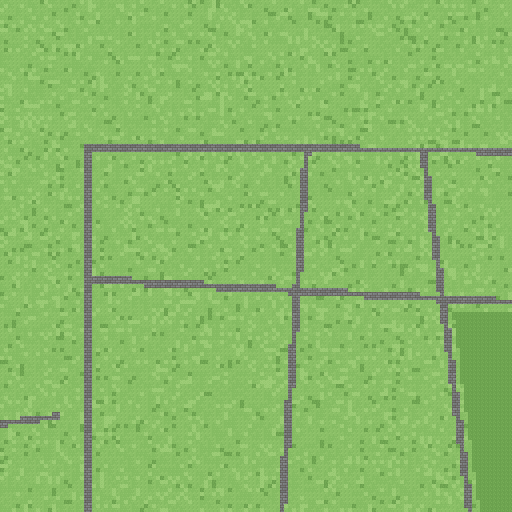
#> input picture assets/_ground_src/g0_0.png, 1024 x 1024 px (shown at 1/2 size)
$ python -i bake_ground_detail.py   (imports and definitions only)
#> lines starting #> are read from the running program, lines starting #| are printed output that depends on the picture; after the words box and inside, x2 and y2 are one past the last pixel; in counts of white or black regions, pixels touching at a corner belong together
#> further down, picture is the input picture: PIL image 1024x1024 RGB; mean R, G, B 135.5, 185.3, 102.2
#!/usr/bin/env python3
# -*- coding: utf-8 -*-
"""地面「静态质感」二次烘焙 —— 投影/AO + 草地分层 + 路面细节。

本轮只做**图书馆周边小样**：默认只出前后对比图，不写 assets/ground/*.png。
用户确认方向后，`--apply --force` 才是全图铺开入口。

## 幂等链（为什么不直接改 PNG）
    assets/_ground_src/  ->  bake_roads.build()  ->  detail.apply()  ->  bake_road_edge.save()
`bake_roads.py` 每次全量重算会 100% 冲掉任何手写进 ground/ 的新层
（`bake_channels.py` 就踩过这个坑）。本模块只提供纯函数 apply(im, ox, oy, world)，
作用于「最终烘焙后的马赛克图」，天然是这条链上的一环。

## 颜色红线（违反会连锁破坏道具摆放/河道/夜间窗光）
  * `tools/place_life_props.py:49` 用 `max(r,g,b)-min(r,g,b)<=12 and 92<=r<=182` 认路面，
    401 个道具的候选点由此而来。
  * `tools/bake_channels.py:52` 用精确 4 色认水面；`bake_roads.py:52` 另有容差 8 的水掩码。
  * 草地 g 主导（g>=r 且 g>=b）。
因此所有明暗调制都用**单调通道压缩 LUT**：`f(v)=v (v<92)` / `92+(v-92)*k (v>=92)`。
三个通道过同一个 LUT → spread 只减不增、r 下限 92 不掉、g 主导不变。
最后再加一层「分类回滚」兜底：任何让 is_road / 草地 / 水 掩码变化的像素直接恢复原值。

## 用法
    python tools/bake_ground_detail.py                  # 出小样对比图（不写地面，默认自检）
    python tools/bake_ground_detail.py --apply --force  # 全图铺开（本轮不跑）
    python tools/bake_ground_detail.py --box x0,y0,x1,y1 --scale 1.5
"""
import json
import os
import random
import sys
from functools import lru_cache

from PIL import Image, ImageChops, ImageDraw, ImageEnhance, ImageFilter, ImageFont

HERE = os.path.dirname(os.path.abspath(__file__))
ROOT = os.path.dirname(HERE)
WORLD_JSON = os.path.join(ROOT, "assets", "world.json")
GROUND = os.path.join(ROOT, "assets", "ground")
OUT_LIB = os.path.join(ROOT, "shot_ground_detail_lib.png")
OUT_CLOSE = os.path.join(ROOT, "shot_ground_detail_closeup.png")

# 与 bake_road_edge.py / bake_roads.py 保持一致
CELL = 8
CHUNK = 1024
COLS, ROWS = 4, 7
WORLD_W, WORLD_H = 3392, 6400
ROAD_MIN, ROAD_MAX, ROAD_SPREAD = 92, 182, 12
WATER_COLORS = [(104, 146, 132), (120, 164, 146), (88, 128, 116), (142, 188, 164)]
WATER_TOL = 8

DETAIL_SEED = 20261110
# 图书馆（box 215.8,316.1 - 277.9,379.5 格）及周边，含道路、草坪、水岸
LIB_BOX = (1560, 2360, 2380, 3180)
CLOSE_BOX = (1580, 2680, 2180, 2980)   # 同时含弧形路 / 草地 / 水岸

# ---- 强度 ----
SHADOW_K = 0.64            # 最暗版压缩系数（仅 >=92 的通道被压）
# 建筑影分三段由近到远渐淡；只画建筑**外侧**的扫掠区，内部交给建筑 sprite 遮挡。
# 填满 poly 内部会在对比图里变成一大块污渍，而且建筑底面积比 poly 小。
SHADOW_SWEEP = ((0.42, 160), (0.75, 112), (1.0, 66))
SHADOW_CONTACT = 225       # 楼脚 3px 接触 AO
SHADOW_TREE = 108          # 树冠影
SUN = (0.62, 0.38)         # 光从西北来，影子投向右下
GRASS_AMP = (64, 38, 16)   # 大/中/小三尺度噪声幅度
GRASS_CONTRAST = 1.25      # 噪声对比度：拉太狠会变成方块迷彩
GRASS_BRIGHT, GRASS_DARK = 1.10, 0.88
TUFT_DARK = 0.78
TUFT_DENSITY = 600
# 路面细节色全部满足 is_road（r∈[92,182] 且 spread<=12），画上去不改变分类
DETAIL_COLORS = {
    "manhole": (108, 110, 113),
    "patch": (136, 138, 141),
    "crack": (100, 102, 105),
    "wear": (143, 145, 148),
}
DETAIL_DENSITY = 12000     # 每 N 平方像素撒 1 个细节候选


# ---------------------------------------------------------------- 基础工具
# [11 lines left out: functions _hash8, _nz, not called in this run]


def _diff_mask(a, b):
    return ImageChops.difference(a, b).point(lambda v: 255 if v else 0)


# [6 lines left out: function _pix_changed, not called in this run]


def load_world():
    with open(WORLD_JSON, encoding="utf-8") as f:
        return json.load(f)


# [16 lines left out: function load_ground, not called in this run]


def road_mask(im):
    """与 bake_road_edge.road_mask / place_life_props.is_road 完全同判定。"""
    r, g, b = im.split()
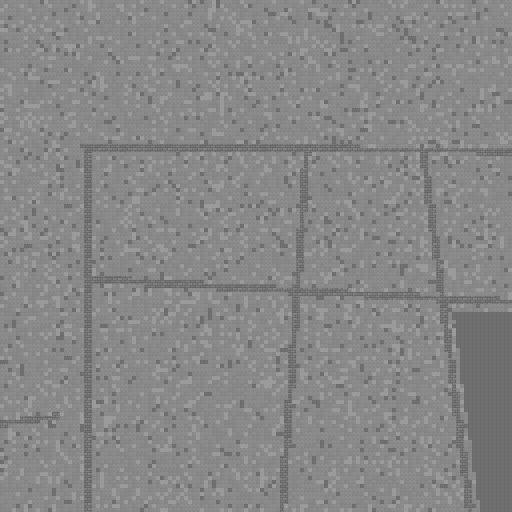
#> r: PIL image 1024x1024 L (shown at 1/2 size); min 86, max 158, mean 135.5
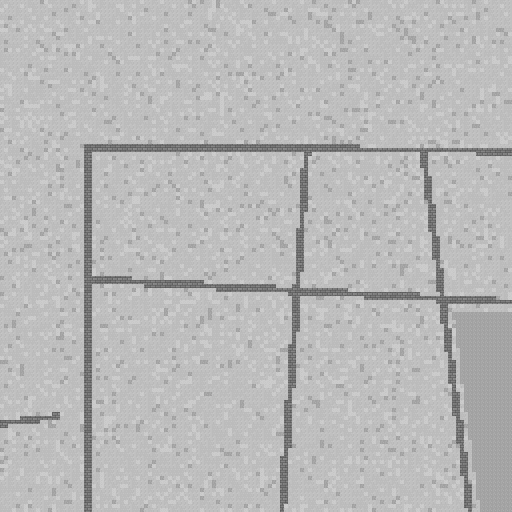
#> g: PIL image 1024x1024 L (shown at 1/2 size); min 76, max 205, mean 185.3
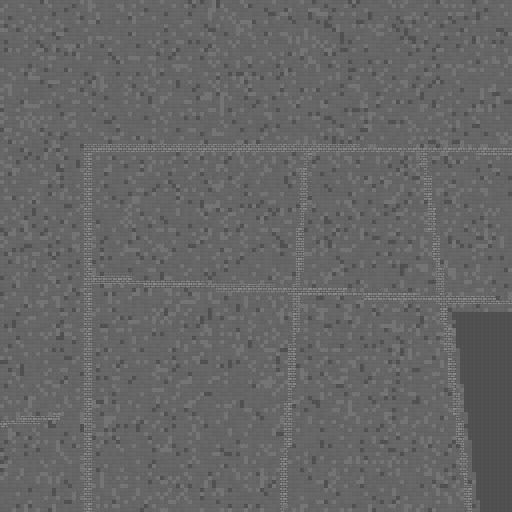
#> b: PIL image 1024x1024 L (shown at 1/2 size); min 68, max 150, mean 102.2
    mx = ImageChops.lighter(ImageChops.lighter(r, g), b)
    mn = ImageChops.darker(ImageChops.darker(r, g), b)
    flat = ImageChops.subtract(mx, mn).point(
        lambda v: 255 if v <= ROAD_SPREAD else 0)
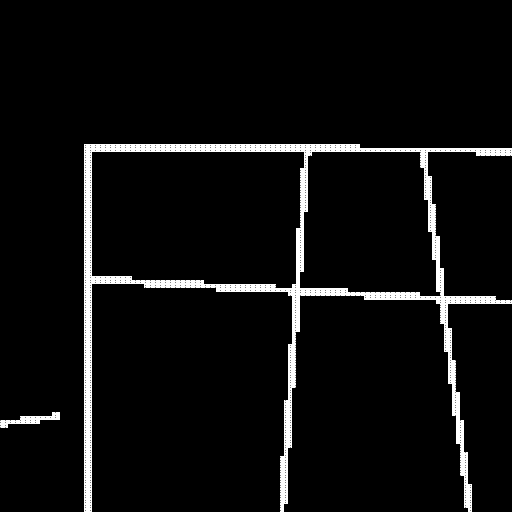
#> flat: PIL image 1024x1024 L (shown at 1/2 size); 3.9% white; 1622 white regions (506 under 20 px), largest, box (x1, y1, x2, y2) and area: (171, 291, 180, 295) 36, (181, 291, 190, 295) 36, (191, 291, 200, 295) 36
    lum = r.point(lambda v: 255 if ROAD_MIN <= v <= ROAD_MAX else 0)
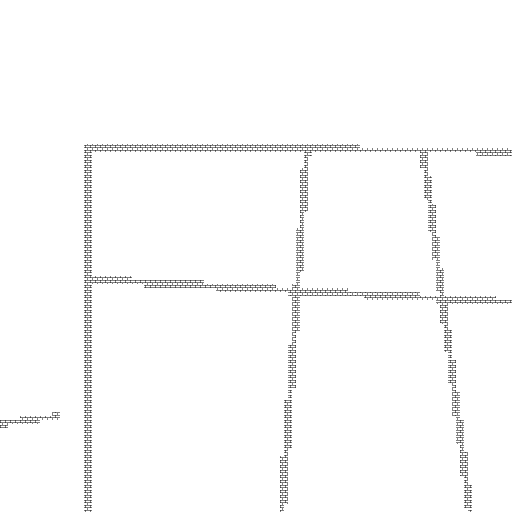
#> lum: PIL image 1024x1024 L (shown at 1/2 size); 98.5% white; black in thin lines or dots, all inside (x1, y1, x2, y2) = (0, 288, 1024, 1024)
    return ImageChops.multiply(flat, lum)


# [428 lines left out: functions water_mask, grass_mask, _compress_lut, _tuft_specs, _detail_specs, _noise_grid and 11 more, not called in this run]


# [2 lines not run here, left out]

>>> from PIL import Image
>>> picture = Image.open('../assets/_ground_src/g0_0.png')
>>> result = road_mask(picture)

$ run again, on assets/_ground_src/g0_4.png
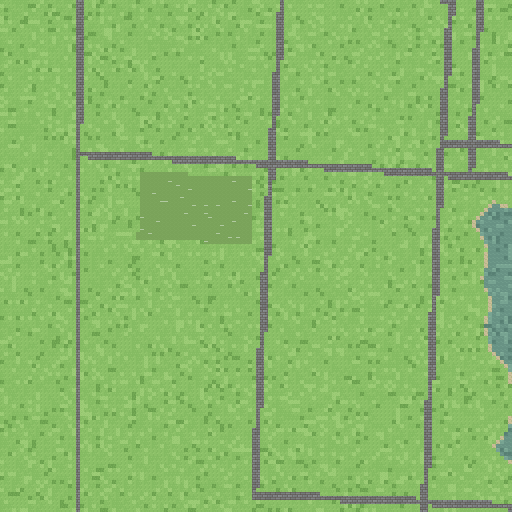
#> input picture assets/_ground_src/g0_4.png, 1024 x 1024 px (shown at 1/2 size)
#> picture is the input picture: PIL image 1024x1024 RGB; mean R, G, B 135.3, 184, 103.2
#> in road_mask, `flat = ImageChops.subtract(mx, mn).point( lambda v: 255 if v <= ROAD_S..`:
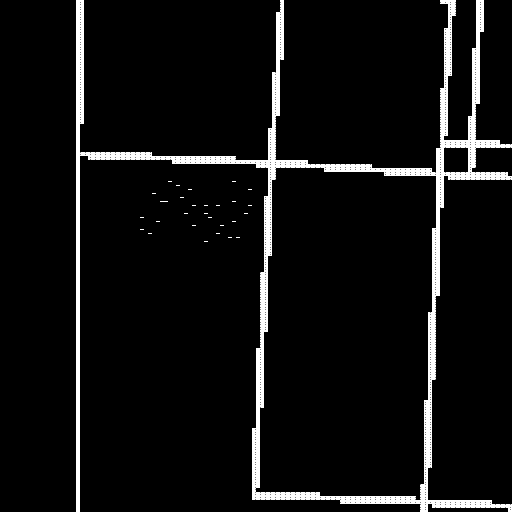
#> flat: PIL image 1024x1024 L (shown at 1/2 size); 4.5% white; 1956 white regions (753 under 20 px), largest, box (x1, y1, x2, y2) and area: (156, 0, 165, 4) 36, (886, 0, 895, 4) 36, (896, 0, 905, 4) 36
#> in road_mask, `lum = r.point(lambda v: 255 if ROAD_MIN <= v <= ROAD_MAX else 0)`:
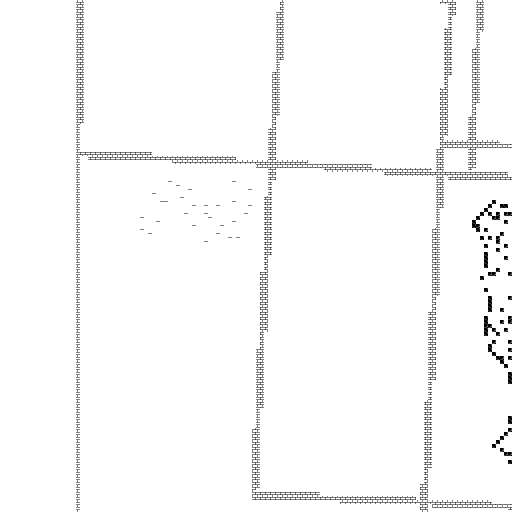
#> lum: PIL image 1024x1024 L (shown at 1/2 size); 97.8% white; black in thin lines or dots, all inside (x1, y1, x2, y2) = (152, 0, 1024, 1024)

$ run again, on assets/_ground_src/g0_5.png
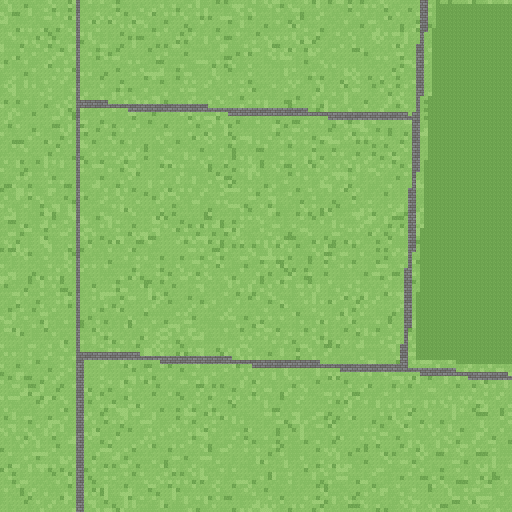
#> input picture assets/_ground_src/g0_5.png, 1024 x 1024 px (shown at 1/2 size)
#> picture is the input picture: PIL image 1024x1024 RGB; mean R, G, B 133.5, 184.1, 100.2
#> in road_mask, `flat = ImageChops.subtract(mx, mn).point( lambda v: 255 if v <= ROAD_S..`:
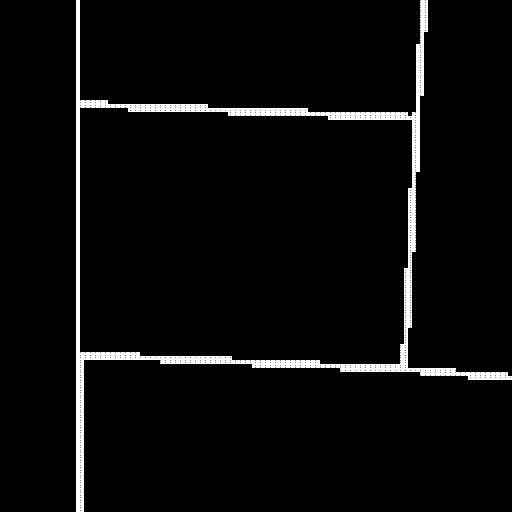
#> flat: PIL image 1024x1024 L (shown at 1/2 size); 3% white; 1238 white regions (452 under 20 px), largest, box (x1, y1, x2, y2) and area: (841, 1, 850, 5) 36, (846, 6, 855, 10) 36, (841, 11, 850, 15) 36
#> in road_mask, `lum = r.point(lambda v: 255 if ROAD_MIN <= v <= ROAD_MAX else 0)`:
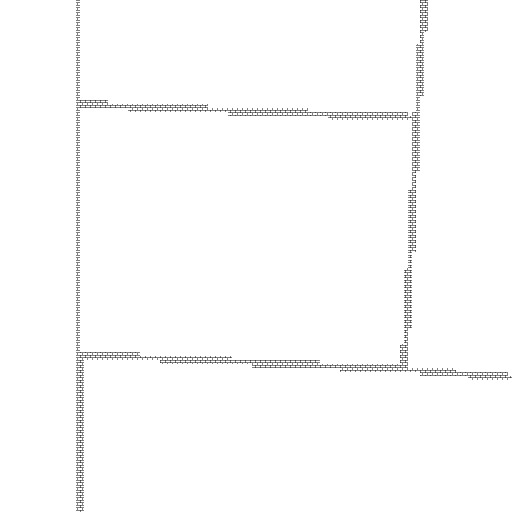
#> lum: PIL image 1024x1024 L (shown at 1/2 size); 98.9% white; black in thin lines or dots, all inside (x1, y1, x2, y2) = (152, 0, 1024, 1024)
